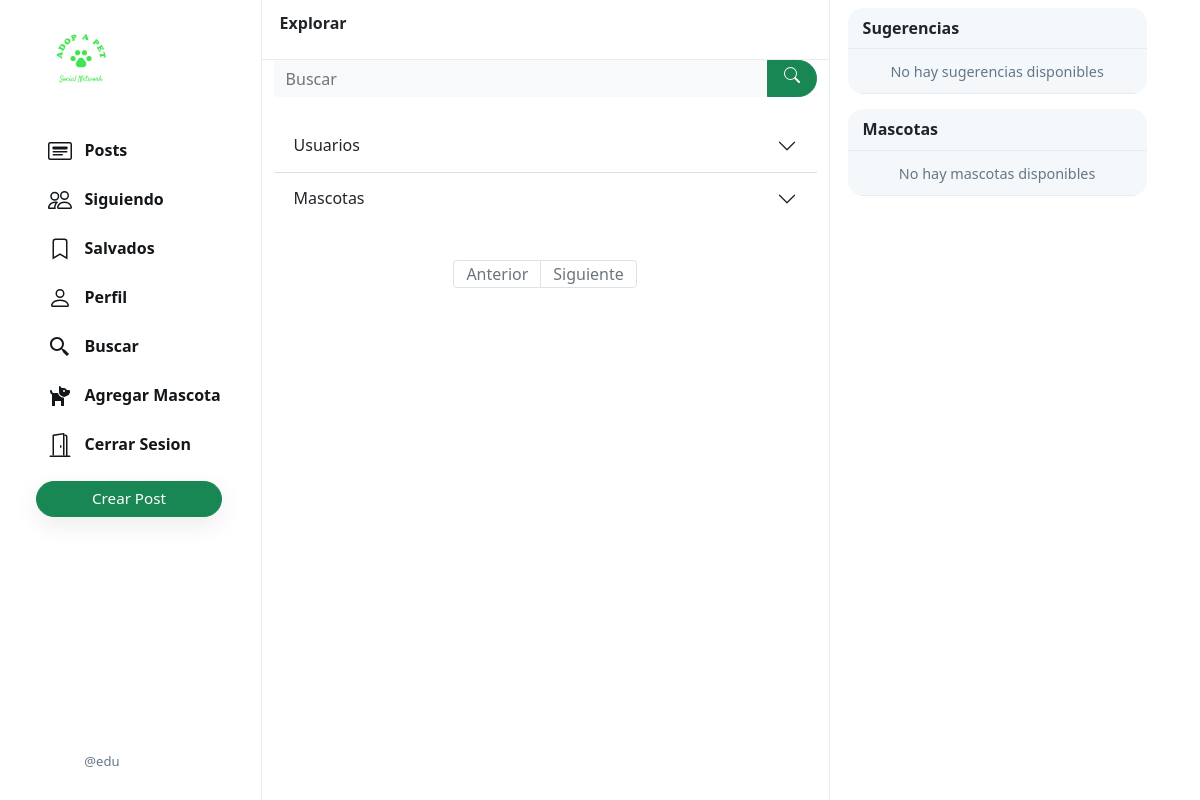
Before: /n/search (signed in) with the older database file.
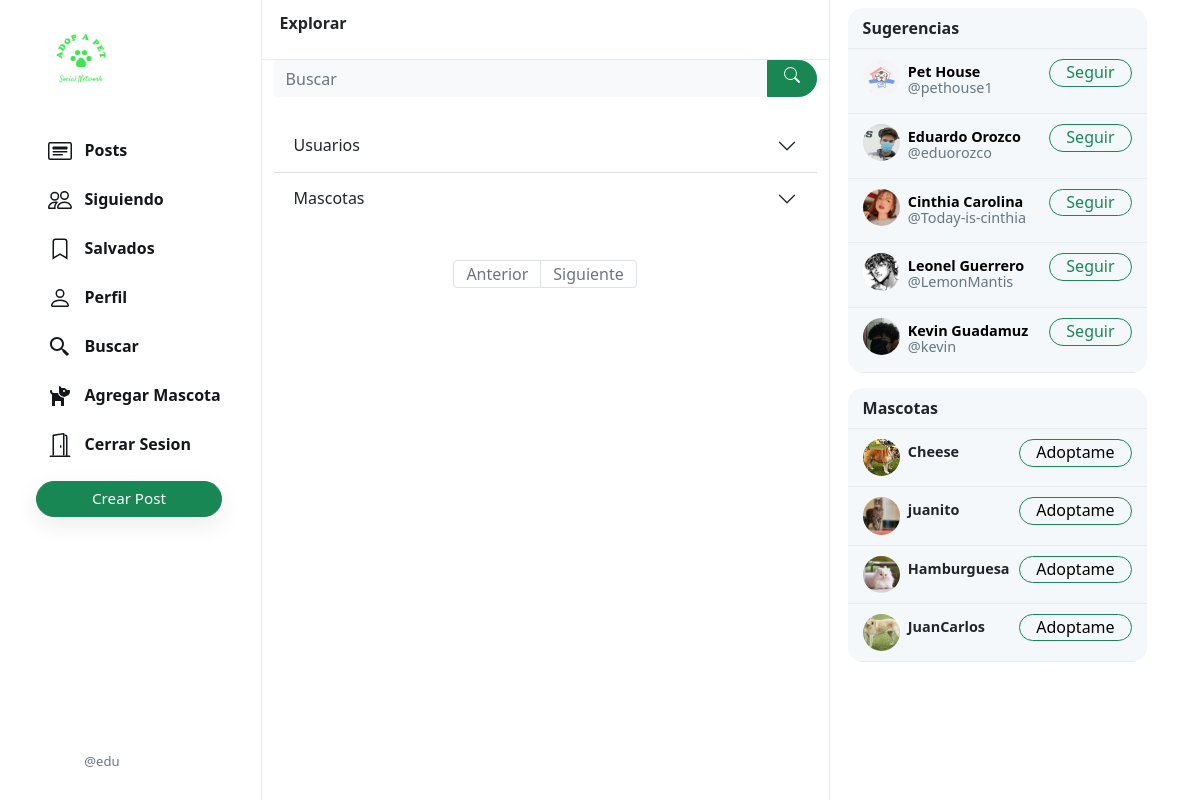
After: the same page with the newer database file.
### Pets/models.py (models this page shows, shortened)
class User(AbstractUser):
    profile_pic = models.ImageField(upload_to='profile_pic/')
    bio = models.TextField(max_length=160, blank=True, null=True)
    cover = models.ImageField(upload_to='covers/', blank=True)

class Pet(models.Model):
    name = models.CharField(max_length=50)
    description = models.CharField(max_length=500, null=True)
    species = models.CharField(max_length=50)
    breed = models.CharField(max_length=50)
    age = models.IntegerField()
    pet_pic = models.ImageField(upload_to='pet_pic/', blank=False)
    owner = models.ForeignKey('User', on_delete=models.CASCADE)

### Pets/views.py (the view, shortened to what this page needs)
# urls.py: path("n/search", views.search_view, name="search"),
def search_view(request):
    busqueda = request.GET.get("buscar")
    post = User.objects.all()
    pets = Pet.objects.all()
    if request.user.is_authenticated:
        followings = Follower.objects.filter(followers=request.user).values_list('user', flat=True)
        suggestions = User.objects.exclude(pk__in=followings).exclude(username=request.user.username).order_by("?")[:6]
    return render(request, 'Pets/search.html', {'mascotas':pets, 'post': post, "suggestions": suggestions})

### Pets/templates/Pets/search.html (shortened to what this page needs)
{% extends 'Pets/index.html' %}
{% load static %}
{% block search %}
<div class="container">
    <nav class="head">
        <form method="get">
            <div class="input-group">
                <input class="form-control bg-light border-0 small" type="text" name="buscar" id="buscar" placeholder="Buscar">
                <div class="input-group-append">
                  <button class="btn btn-success" style="border-radius: 0 50px 50px 0;" type="submit">
                  </button>
                </div>
            </div>
        </form>
    </nav>
</div>
<div class="container">
    <div class="accordion accordion-flush" id="accordionFlushExample">
        <div class="accordion-item">
          <h2 class="accordion-header" id="flush-headingOne">
            <button class="accordion-button collapsed" type="button" data-bs-toggle="collapse" data-bs-target="#flush-collapseOne" aria-expanded="false" aria-controls="flush-collapseOne">
              Usuarios
            </button>
          </h2>
        </div>
        <div class="accordion-item">
          <h2 class="accordion-header" id="flush-headingThree">
            <button class="accordion-button collapsed" type="button" data-bs-toggle="collapse" data-bs-target="#flush-collapseThree" aria-expanded="false" aria-controls="flush-collapseThree">
              Mascotas
            </button>
          </h2>
        </div>
      </div>
</div>
{% endblock search %}

### Pets/templates/Pets/index.html (shortened to what this page needs)
{% extends "Pets/layout.html" %}
{% load static %}
{% block body %}
    <div class="main-div">
        <div class="left-div">
            <nav class="head heading">
                {% if page == 'all_posts' %}
                    Publicaciones
                {% elif page == 'following' %}
                    Siguiendo
                {% elif page == 'saved' %}
                    Salvados
                {% elif page == 'profile' %}
                    Perfil
                {% elif page == 'newPet' %}
                    Mascota
                {% elif page == 'search' %}
                    Buscar
                {% else %}
                    Explorar
                {% endif %}
            </nav>
            <div class="left-div-content">
                <div class="posts-view">
                    <div class="main-div-content">
                        {% block search %}
                        {% endblock %}
                        <nav aria-label="Page navigation example" class="pagination-bar">
                            <ul class="pagination justify-content-center">
                                {% if posts.has_previous %}
                                    <li class="page-item">
                                        <a class="page-link" href="?page={{ posts.previous_page_number | default:1}}" tabindex="-1" aria-disabled="true">Anterior</a>
                                    </li>
                                {% else %}
                                    <li class="page-item disabled">
                                        <a class="page-link" href="" tabindex="-1" aria-disabled="true">Anterior</a>
                                    </li>
                                {% endif %}
                                {% if posts.has_next %}
                                    <li class="page-item">
                                        <a class="page-link" href="?page={{ posts.next_page_number }}">Siguiente</a>
                                    </li>
                                {% else %}
                                    <li class="page-item disabled">
                                        <a class="page-link" href="">Siguiente</a>
                                    </li>
                                {% endif %}
                            </ul>
                          </nav>
                    </div>
                </div>
            </div>
        </div>
    </div>
{% endblock %}

### Pets/templates/Pets/layout.html (shortened to what this page needs)
{% load static %}
<!DOCTYPE html>
<html lang="es">
    <head>
        <link href="https://cdn.jsdelivr.net/npm/bootstrap@5.1.3/dist/css/bootstrap.min.css" rel="stylesheet">
        <link href="{% static 'Pets/styles.css' %}" rel="stylesheet">
    </head>
    <body>
        <div class="body" data-page="{{page}}">
            <div class="sidenav">
                <a href="{% url 'index' %}" class="navbar-brand">
                    <img src="{% static 'Pets/Images/logo1.png' %}" height="90px">
                </a>
                <div style="height: 100%;">
                    <div>
                        <div>
                            <ul>
                                <li class="nav-item" id="all_posts">
                                <a href="{% url 'index' %}" class="nav-link">
                                    <div>
                                        &nbsp;&nbsp;Posts
                                    </div>
                                </a>
                                </li>
                                {% if user.is_authenticated %}
                                    <li class="nav-item" id="following">
                                        <a href="{% url 'following' %}" class="nav-link">
                                            <div>
                                                &nbsp;&nbsp;Siguiendo
                                            </div>
                                        </a>
                                    </li>
                                    <li class="nav-item" id="saved">
                                        <a href="{% url 'saved' %}" class="nav-link">
                                            <div>
                                                <svg width="1.5em" height="1.5em" viewBox="0 0 16 16" class="bi bi-bookmark" fill="currentColor" xmlns="http://www.w3.org/2000/svg">
                                                    <path fill-rule="evenodd" d="M8 12l5 3V3a2 2 0 0 0-2-2H5a2 2 0 0 0-2 2v12l5-3zm-4 1.234l4-2.4 4 2.4V3a1 1 0 0 0-1-1H5a1 1 0 0 0-1 1v10.234z"/>
                                                  </svg>
                                                &nbsp;&nbsp;Salvados
                                            </div>
                                        </a>
                                    </li>
                                    <li class="nav-item" id="profile">
                                        <a href="{% url 'profile' user.username %}" class="nav-link">
                                            <div>
                                                &nbsp;&nbsp;Perfil
                                            </div>
                                        </a>
                                    </li>
                                    <li class="nav-item" id="profile">
                                        <a href="{% url 'search'%}" class="nav-link">
                                            <div>
                                                &nbsp;&nbsp;Buscar
                                            </div>
                                        </a>
                                    </li>
                                    <li class="nav-item" id="newPet">
                                        <a href="{% url 'addPet' %}" class="nav-link">
                                            <div>
                                                &nbsp;&nbsp;Agregar Mascota
                                            </div>
                                        </a>
                                    </li>
                                    <li class="nav-item" id="logout">
                                        <a href="{% url 'logout' %}" class="nav-link">
                                            <div>
                                                &nbsp;&nbsp;Cerrar Sesion
                                            </div>
                                        </a>
                                    </li>
                                {% endif %}
                            </ul>
                        </div>
                        {% if user.is_authenticated %}
                            <button id="popup-btn" class="btn btn-success new-post-btn" onclick="createpost()">Crear Post</button>
                        {% endif %}
                    </div>
                    <div style="position: absolute; bottom: 10px;">
                        {% if user.is_authenticated %}
                            <li class="nav-item sidenav-user">
                                <a href="{% url 'profile' user.username %}" class="nav-link">
                                    <div class="user_account">
                                        <div class="small-profilepic" style="float: left; background-image: url(/media/{{user.profile_pic}})"></div>
                                        <div style="height: 2.7vw; margin: auto;">
                                            <div class="grey" style="margin-top: 4px;">@{{ user.username }}</div>
                                        </div>
                                    </div>
                                </a>
                            </li>
                        {% endif %}
                    </div>
                </div>
            </div>
            {% block body %}
            {% endblock %}
            <div class="right-div">
                <div class='right-div-content'>
                    <div class="space" style="background-color: white;"></div>
                    {% if user.is_authenticated %}
                        <div class="suggestion-box" style="margin-bottom: 15px;">
                            <div class="suggestion-header">
                                Sugerencias
                            </div>
                            {% for suggestion in suggestions %}
                                <div class="suggestion-user">
                                    <div>
                                        <a href="{% url 'profile' suggestion.username %}">
                                            <div class="small-profilepic" style="background-image: url(/media/{{suggestion.profile_pic}})"></div>
                                        </a>
                                    </div>
                                    <div class="user-details">
                                        <a href="{% url 'profile' suggestion.username %}">
                                            <div id="user-name">
                                                <strong>
                                                    {{suggestion.first_name}} {{suggestion.last_name}}
                                                </strong>
                                            </div>
                                            <div class="grey">@{{suggestion.username}}</div>
                                        </a>
                                    </div>
                                    <div>
                                        <button class="btn btn-outline-success" type="button" onclick="follow_user(this,'{{suggestion.username}}','suggestion')">Seguir</button>
                                    </div>
                                </div>
                            {% empty %}
                                    <div style="text-align: center; border-bottom: .5px solid #e6ecf0; padding: 10px 15px;">
                                        <span class="grey" style="font-size: .9em;">No hay sugerencias disponibles</span>
                                    </div>
                            {% endfor %}
                        </div>
                        <div class="suggestion-box">
                            <div class="suggestion-header">
                                {% if page == 'profile' %}
                                    Mascotas agregadas en este perfil
                                {% else %}
                                    Mascotas
                                {% endif %}
                            </div>
                            {% for item in mascotas %}
                                <div class="suggestion-user">
                                    <div>
                                        <a href="#">
                                            <div class="small-profilepic" style="background-image: url(/media/{{item.pet_pic}})"></div>
                                        </a>
                                    </div>
                                    <div class="user-details">
                                        <div id="user-name">
                                            <strong>
                                                {{item.name}}
                                            </strong>
                                        </div>
                                    </div>
                                    <div>
                                        <a class="btn btn-outline-success" href="{% url 'pet' item.id %}">Adoptame </a>
                                    </div>
                                </div>
                            {% empty %}
                                    <div style="text-align: center; border-bottom: .5px solid #e6ecf0; padding: 10px 15px;">
                                        <span class="grey" style="font-size: .9em;">No hay mascotas disponibles</span>
                                    </div>
                            {% endfor %}
                        </div>
                    {% endif %}
                </div>
            </div>
        </div>
    </body>
</html>

Changed rows visible on the page:
added User: profile_pic (picture), first_name "Pet", last_name "House", username "pethouse1"
added User: profile_pic (picture), first_name "Eduardo", last_name "Orozco", username "eduorozco"
added User: profile_pic (picture), first_name "Cinthia", last_name "Carolina", username "Today-is-cinthia"
added User: profile_pic (picture), first_name "Leonel", last_name "Guerrero", username "LemonMantis"
added User: profile_pic (picture), first_name "Kevin", last_name "Guadamuz", username "kevin"
added Pet: pet_pic (picture), name "Cheese"
added Pet: pet_pic (picture), name "juanito"
added Pet: pet_pic (picture), name "Hamburguesa"
added Pet: pet_pic (picture), name "JuanCarlos"
Other visible differences:
text no longer shown: "No hay sugerencias disponibles No hay mascotas disponibles"
